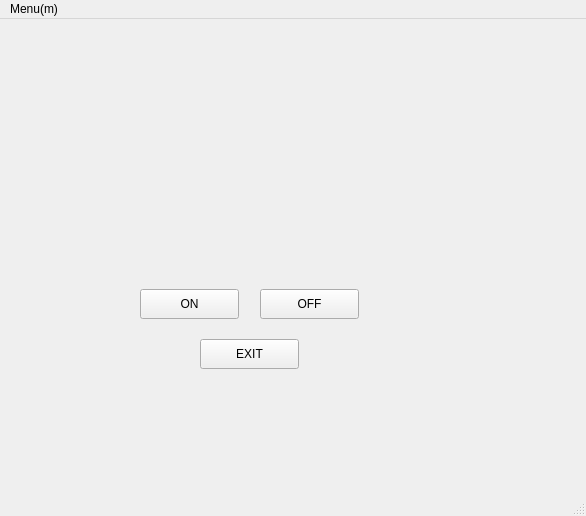
<?xml version="1.0" encoding="UTF-8"?>
<ui version="4.0">
 <class>MainWindow</class>
 <widget class="QMainWindow" name="MainWindow">
  <property name="geometry">
   <rect>
    <x>0</x>
    <y>0</y>
    <width>586</width>
    <height>516</height>
   </rect>
  </property>
  <property name="windowTitle">
   <string>MainWindow</string>
  </property>
  <widget class="QWidget" name="centralwidget">
   <widget class="QPushButton" name="BtnOn">
    <property name="geometry">
     <rect>
      <x>140</x>
      <y>270</y>
      <width>99</width>
      <height>30</height>
     </rect>
    </property>
    <property name="text">
     <string>ON</string>
    </property>
   </widget>
   <widget class="QPushButton" name="BtnOff">
    <property name="geometry">
     <rect>
      <x>260</x>
      <y>270</y>
      <width>99</width>
      <height>30</height>
     </rect>
    </property>
    <property name="text">
     <string>OFF</string>
    </property>
   </widget>
   <widget class="QPushButton" name="BtnExit">
    <property name="geometry">
     <rect>
      <x>200</x>
      <y>320</y>
      <width>99</width>
      <height>30</height>
     </rect>
    </property>
    <property name="text">
     <string>EXIT</string>
    </property>
   </widget>
  </widget>
  <widget class="QMenuBar" name="menubar">
   <property name="geometry">
    <rect>
     <x>0</x>
     <y>0</y>
     <width>586</width>
     <height>28</height>
    </rect>
   </property>
   <widget class="QMenu" name="menu">
    <property name="title">
     <string>Menu(m)</string>
    </property>
   </widget>
   <addaction name="menu"/>
  </widget>
  <widget class="QStatusBar" name="statusbar"/>
 </widget>
 <resources/>
 <connections>
  <connection>
   <sender>BtnExit</sender>
   <signal>clicked()</signal>
   <receiver>MainWindow</receiver>
   <slot>BtnExit()</slot>
   <hints>
    <hint type="sourcelabel">
     <x>273</x>
     <y>365</y>
    </hint>
    <hint type="destinationlabel">
     <x>275</x>
     <y>445</y>
    </hint>
   </hints>
  </connection>
 </connections>
 <slots>
  <slot>BtnOn()</slot>
  <slot>BtnOFF()</slot>
  <slot>BtnExit()</slot>
 </slots>
</ui>
